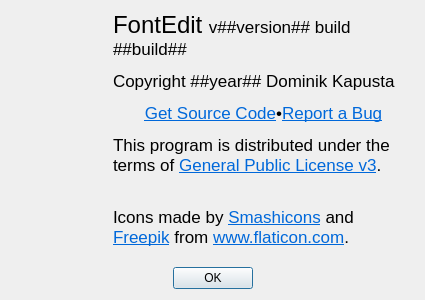
<?xml version="1.0" encoding="UTF-8"?>
<ui version="4.0">
 <class>AboutDialog</class>
 <widget class="QDialog" name="AboutDialog">
  <property name="geometry">
   <rect>
    <x>0</x>
    <y>0</y>
    <width>425</width>
    <height>300</height>
   </rect>
  </property>
  <property name="windowTitle">
   <string>About FontEdit</string>
  </property>
  <layout class="QVBoxLayout" name="verticalLayout">
   <item>
    <layout class="QHBoxLayout" name="horizontalLayout" stretch="1,100">
     <item>
      <layout class="QVBoxLayout" name="verticalLayout_2">
       <property name="spacing">
        <number>0</number>
       </property>
       <item>
        <widget class="QLabel" name="iconLabel">
         <property name="sizePolicy">
          <sizepolicy hsizetype="Fixed" vsizetype="Fixed">
           <horstretch>0</horstretch>
           <verstretch>0</verstretch>
          </sizepolicy>
         </property>
         <property name="minimumSize">
          <size>
           <width>96</width>
           <height>96</height>
          </size>
         </property>
         <property name="text">
          <string/>
         </property>
         <property name="pixmap">
          <pixmap resource="assets.qrc">:/icon/assets/icon/fontedit96.png</pixmap>
         </property>
         <property name="scaledContents">
          <bool>true</bool>
         </property>
        </widget>
       </item>
       <item>
        <spacer name="verticalSpacer">
         <property name="orientation">
          <enum>Qt::Vertical</enum>
         </property>
         <property name="sizeHint" stdset="0">
          <size>
           <width>20</width>
           <height>40</height>
          </size>
         </property>
        </spacer>
       </item>
      </layout>
     </item>
     <item>
      <layout class="QVBoxLayout" name="verticalLayout_4">
       <item>
        <widget class="QLabel" name="htmlLabel">
         <property name="sizePolicy">
          <sizepolicy hsizetype="Preferred" vsizetype="Preferred">
           <horstretch>0</horstretch>
           <verstretch>0</verstretch>
          </sizepolicy>
         </property>
         <property name="text">
          <string>&lt;html&gt;&lt;head/&gt;&lt;body&gt;&lt;p&gt;&lt;span style=&quot; font-size:18pt;&quot;&gt;FontEdit &lt;/span&gt;&lt;span style=&quot; font-size:13pt; font-weight:400;&quot;&gt;v##version## build ##build##&lt;/span&gt;&lt;/p&gt;&lt;p&gt;&lt;span style=&quot; font-size:13pt; font-weight:400;&quot;&gt;Copyright ##year## Dominik Kapusta&lt;/span&gt;&lt;/p&gt;&lt;p align=&quot;center&quot;&gt;&lt;a href=&quot;https://github.com/ayoy/fontedit&quot;&gt;&lt;span style=&quot; font-size:13pt; font-weight:400; text-decoration: underline; color:#0068da;&quot;&gt;Get Source Code&lt;/span&gt;&lt;/a&gt;&lt;span style=&quot; font-size:13pt; font-weight:400;&quot;&gt;•&lt;/span&gt;&lt;a href=&quot;https://github.com/ayoy/fontedit/issues&quot;&gt;&lt;span style=&quot; font-size:13pt; font-weight:400; text-decoration: underline; color:#0068da;&quot;&gt;Report a Bug&lt;/span&gt;&lt;/a&gt;&lt;/p&gt;&lt;p&gt;&lt;span style=&quot; font-size:13pt; font-weight:400;&quot;&gt;This program is distributed under the terms of &lt;/span&gt;&lt;a href=&quot;https://www.gnu.org/licenses/gpl-3.0.en.html&quot;&gt;&lt;span style=&quot; font-size:13pt; font-weight:400; text-decoration: underline; color:#0068da;&quot;&gt;General Public License v3&lt;/span&gt;&lt;/a&gt;&lt;span style=&quot; font-size:13pt;&quot;&gt;.&lt;/span&gt;&lt;/p&gt;&lt;p&gt;&lt;span style=&quot; font-size:13pt; font-weight:400;&quot;&gt;&lt;br/&gt;Icons made by &lt;/span&gt;&lt;a href=&quot;https://www.flaticon.com/authors/smashicons&quot;&gt;&lt;span style=&quot; font-size:13pt; font-weight:400; text-decoration: underline; color:#0068da;&quot;&gt;Smashicons&lt;/span&gt;&lt;/a&gt;&lt;span style=&quot; font-size:13pt; font-weight:400;&quot;&gt; and &lt;/span&gt;&lt;a href=&quot;https://www.flaticon.com/authors/freepik&quot;&gt;&lt;span style=&quot; font-size:13pt; font-weight:400; text-decoration: underline; color:#0068da;&quot;&gt;Freepik&lt;/span&gt;&lt;/a&gt;&lt;span style=&quot; font-size:13pt; font-weight:400;&quot;&gt; from &lt;/span&gt;&lt;a href=&quot;https://www.flaticon.com/&quot;&gt;&lt;span style=&quot; font-size:13pt; font-weight:400; text-decoration: underline; color:#0068da;&quot;&gt;www.flaticon.com&lt;/span&gt;&lt;/a&gt;&lt;span style=&quot; font-size:13pt; font-weight:400;&quot;&gt;.&lt;/span&gt;&lt;a href=&quot;https://www.flaticon.com/&quot;&gt;&lt;span style=&quot; font-size:13pt; font-weight:400; text-decoration: underline; color:#0068da;&quot;&gt;&lt;br/&gt;&lt;/span&gt;&lt;/a&gt;&lt;/p&gt;&lt;/body&gt;&lt;/html&gt;</string>
         </property>
         <property name="textFormat">
          <enum>Qt::RichText</enum>
         </property>
         <property name="scaledContents">
          <bool>false</bool>
         </property>
         <property name="alignment">
          <set>Qt::AlignBottom|Qt::AlignLeading|Qt::AlignLeft</set>
         </property>
         <property name="wordWrap">
          <bool>true</bool>
         </property>
        </widget>
       </item>
       <item>
        <spacer name="verticalSpacer_2">
         <property name="orientation">
          <enum>Qt::Vertical</enum>
         </property>
         <property name="sizeHint" stdset="0">
          <size>
           <width>20</width>
           <height>40</height>
          </size>
         </property>
        </spacer>
       </item>
      </layout>
     </item>
    </layout>
   </item>
   <item>
    <widget class="QDialogButtonBox" name="buttonBox">
     <property name="orientation">
      <enum>Qt::Horizontal</enum>
     </property>
     <property name="standardButtons">
      <set>QDialogButtonBox::Ok</set>
     </property>
     <property name="centerButtons">
      <bool>true</bool>
     </property>
    </widget>
   </item>
  </layout>
 </widget>
 <resources>
  <include location="assets.qrc"/>
 </resources>
 <connections>
  <connection>
   <sender>buttonBox</sender>
   <signal>accepted()</signal>
   <receiver>AboutDialog</receiver>
   <slot>accept()</slot>
   <hints>
    <hint type="sourcelabel">
     <x>248</x>
     <y>254</y>
    </hint>
    <hint type="destinationlabel">
     <x>157</x>
     <y>274</y>
    </hint>
   </hints>
  </connection>
  <connection>
   <sender>buttonBox</sender>
   <signal>rejected()</signal>
   <receiver>AboutDialog</receiver>
   <slot>reject()</slot>
   <hints>
    <hint type="sourcelabel">
     <x>316</x>
     <y>260</y>
    </hint>
    <hint type="destinationlabel">
     <x>286</x>
     <y>274</y>
    </hint>
   </hints>
  </connection>
 </connections>
</ui>
